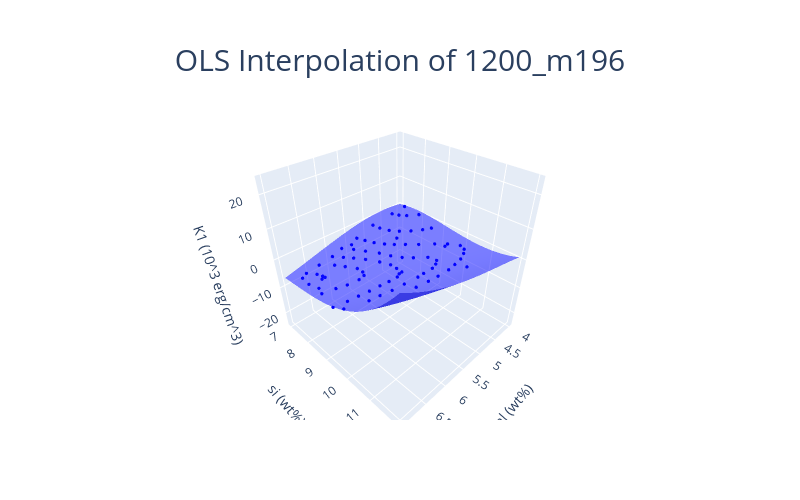

This figure's notebook cell:
### Markdown cell above
### 1200 at -196

### Code cell
plot_ols_interpolation(bulk_1200_m196, "3d_x2y")
